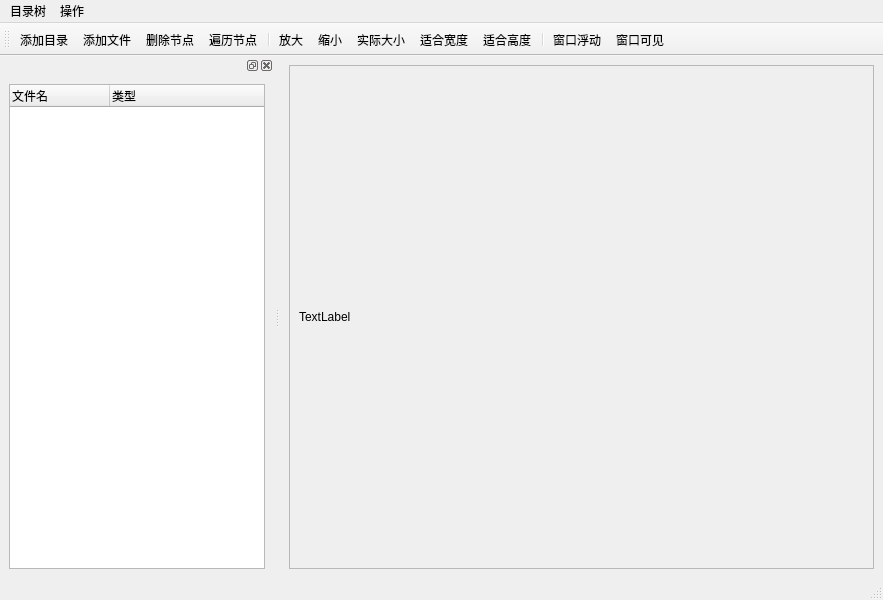
<?xml version="1.0" encoding="UTF-8"?>
<ui version="4.0">
 <class>MainWindow</class>
 <widget class="QMainWindow" name="MainWindow">
  <property name="geometry">
   <rect>
    <x>0</x>
    <y>0</y>
    <width>883</width>
    <height>600</height>
   </rect>
  </property>
  <property name="windowTitle">
   <string>MainWindow</string>
  </property>
  <property name="toolButtonStyle">
   <enum>Qt::ToolButtonTextUnderIcon</enum>
  </property>
  <widget class="QWidget" name="centralwidget">
   <layout class="QHBoxLayout" name="horizontalLayout">
    <item>
     <widget class="QScrollArea" name="scrollArea">
      <property name="widgetResizable">
       <bool>true</bool>
      </property>
      <widget class="QWidget" name="scrollAreaWidgetContents">
       <property name="geometry">
        <rect>
         <x>0</x>
         <y>0</y>
         <width>580</width>
         <height>460</height>
        </rect>
       </property>
       <layout class="QGridLayout" name="gridLayout_2">
        <item row="0" column="0">
         <widget class="QLabel" name="label">
          <property name="text">
           <string>TextLabel</string>
          </property>
         </widget>
        </item>
       </layout>
      </widget>
     </widget>
    </item>
   </layout>
  </widget>
  <widget class="QMenuBar" name="menubar">
   <property name="geometry">
    <rect>
     <x>0</x>
     <y>0</y>
     <width>883</width>
     <height>24</height>
    </rect>
   </property>
   <widget class="QMenu" name="menu">
    <property name="title">
     <string>目录树</string>
    </property>
    <addaction name="actAddFolder"/>
    <addaction name="actAddFiles"/>
    <addaction name="actPointDelete"/>
    <addaction name="actPointIterate"/>
    <addaction name="separator"/>
    <addaction name="actQuit"/>
   </widget>
   <widget class="QMenu" name="menu_2">
    <property name="title">
     <string>操作</string>
    </property>
    <addaction name="actZoomIn"/>
    <addaction name="actZoomOut"/>
    <addaction name="actZoomRealSize"/>
    <addaction name="actZoomFitW"/>
    <addaction name="actZoomFitV"/>
   </widget>
   <addaction name="menu"/>
   <addaction name="menu_2"/>
  </widget>
  <widget class="QStatusBar" name="statusbar"/>
  <widget class="QToolBar" name="toolBar">
   <property name="font">
    <font>
     <pointsize>9</pointsize>
    </font>
   </property>
   <property name="windowTitle">
    <string>toolBar</string>
   </property>
   <property name="orientation">
    <enum>Qt::Horizontal</enum>
   </property>
   <attribute name="toolBarArea">
    <enum>TopToolBarArea</enum>
   </attribute>
   <attribute name="toolBarBreak">
    <bool>false</bool>
   </attribute>
   <addaction name="actAddFolder"/>
   <addaction name="actAddFiles"/>
   <addaction name="actPointDelete"/>
   <addaction name="actPointIterate"/>
   <addaction name="separator"/>
   <addaction name="actZoomIn"/>
   <addaction name="actZoomOut"/>
   <addaction name="actZoomRealSize"/>
   <addaction name="actZoomFitW"/>
   <addaction name="actZoomFitV"/>
   <addaction name="separator"/>
   <addaction name="actDockFloat"/>
   <addaction name="actDockVisible"/>
  </widget>
  <widget class="QDockWidget" name="dockWidget">
   <attribute name="dockWidgetArea">
    <number>1</number>
   </attribute>
   <widget class="QWidget" name="dockWidgetContents">
    <layout class="QGridLayout" name="gridLayout">
     <item row="0" column="0">
      <widget class="QTreeWidget" name="treeWidget">
       <column>
        <property name="text">
         <string>文件名</string>
        </property>
       </column>
       <column>
        <property name="text">
         <string>类型</string>
        </property>
       </column>
      </widget>
     </item>
    </layout>
   </widget>
  </widget>
  <action name="actAddFolder">
   <property name="icon">
    <iconset resource="rsc.qrc">
     <normaloff>:/image/icons/folder1.bmp</normaloff>:/image/icons/folder1.bmp</iconset>
   </property>
   <property name="text">
    <string>添加目录</string>
   </property>
   <property name="menuRole">
    <enum>QAction::NoRole</enum>
   </property>
  </action>
  <action name="actAddFiles">
   <property name="icon">
    <iconset resource="rsc.qrc">
     <normaloff>:/image/icons/new1.bmp</normaloff>:/image/icons/new1.bmp</iconset>
   </property>
   <property name="text">
    <string>添加文件</string>
   </property>
   <property name="menuRole">
    <enum>QAction::NoRole</enum>
   </property>
  </action>
  <action name="actZoomIn">
   <property name="icon">
    <iconset resource="rsc.qrc">
     <normaloff>:/image/icons/418.bmp</normaloff>:/image/icons/418.bmp</iconset>
   </property>
   <property name="text">
    <string>放大</string>
   </property>
   <property name="menuRole">
    <enum>QAction::NoRole</enum>
   </property>
  </action>
  <action name="actZoomOut">
   <property name="icon">
    <iconset resource="rsc.qrc">
     <normaloff>:/image/icons/416.bmp</normaloff>:/image/icons/416.bmp</iconset>
   </property>
   <property name="text">
    <string>缩小</string>
   </property>
   <property name="menuRole">
    <enum>QAction::NoRole</enum>
   </property>
  </action>
  <action name="actZoomRealSize">
   <property name="icon">
    <iconset resource="rsc.qrc">
     <normaloff>:/image/icons/414.bmp</normaloff>:/image/icons/414.bmp</iconset>
   </property>
   <property name="text">
    <string>实际大小</string>
   </property>
   <property name="menuRole">
    <enum>QAction::NoRole</enum>
   </property>
  </action>
  <action name="actZoomFitW">
   <property name="icon">
    <iconset resource="rsc.qrc">
     <normaloff>:/image/icons/424.bmp</normaloff>:/image/icons/424.bmp</iconset>
   </property>
   <property name="text">
    <string>适合宽度</string>
   </property>
   <property name="menuRole">
    <enum>QAction::NoRole</enum>
   </property>
  </action>
  <action name="actPointDelete">
   <property name="enabled">
    <bool>true</bool>
   </property>
   <property name="icon">
    <iconset resource="rsc.qrc">
     <normaloff>:/image/icons/delete1.bmp</normaloff>:/image/icons/delete1.bmp</iconset>
   </property>
   <property name="text">
    <string>删除节点</string>
   </property>
   <property name="menuRole">
    <enum>QAction::NoRole</enum>
   </property>
  </action>
  <action name="actPointIterate">
   <property name="icon">
    <iconset resource="rsc.qrc">
     <normaloff>:/image/icons/fold.bmp</normaloff>:/image/icons/fold.bmp</iconset>
   </property>
   <property name="text">
    <string>遍历节点</string>
   </property>
   <property name="menuRole">
    <enum>QAction::NoRole</enum>
   </property>
  </action>
  <action name="actZoomFitV">
   <property name="icon">
    <iconset resource="rsc.qrc">
     <normaloff>:/image/icons/422.bmp</normaloff>:/image/icons/422.bmp</iconset>
   </property>
   <property name="text">
    <string>适合高度</string>
   </property>
   <property name="menuRole">
    <enum>QAction::NoRole</enum>
   </property>
  </action>
  <action name="actDockFloat">
   <property name="checkable">
    <bool>true</bool>
   </property>
   <property name="checked">
    <bool>false</bool>
   </property>
   <property name="icon">
    <iconset resource="rsc.qrc">
     <normaloff>:/image/icons/814.bmp</normaloff>:/image/icons/814.bmp</iconset>
   </property>
   <property name="text">
    <string>窗口浮动</string>
   </property>
   <property name="menuRole">
    <enum>QAction::NoRole</enum>
   </property>
  </action>
  <action name="actQuit">
   <property name="icon">
    <iconset resource="rsc.qrc">
     <normaloff>:/image/icons/exit.bmp</normaloff>:/image/icons/exit.bmp</iconset>
   </property>
   <property name="text">
    <string>退出</string>
   </property>
   <property name="menuRole">
    <enum>QAction::NoRole</enum>
   </property>
  </action>
  <action name="actDockVisible">
   <property name="checkable">
    <bool>true</bool>
   </property>
   <property name="icon">
    <iconset resource="rsc.qrc">
     <normaloff>:/image/icons/BEBULB_16.ICO</normaloff>:/image/icons/BEBULB_16.ICO</iconset>
   </property>
   <property name="text">
    <string>窗口可见</string>
   </property>
   <property name="toolTip">
    <string>窗口可见</string>
   </property>
   <property name="menuRole">
    <enum>QAction::NoRole</enum>
   </property>
  </action>
 </widget>
 <resources>
  <include location="rsc.qrc"/>
 </resources>
 <connections>
  <connection>
   <sender>actQuit</sender>
   <signal>triggered()</signal>
   <receiver>MainWindow</receiver>
   <slot>close()</slot>
   <hints>
    <hint type="sourcelabel">
     <x>-1</x>
     <y>-1</y>
    </hint>
    <hint type="destinationlabel">
     <x>399</x>
     <y>299</y>
    </hint>
   </hints>
  </connection>
 </connections>
</ui>
